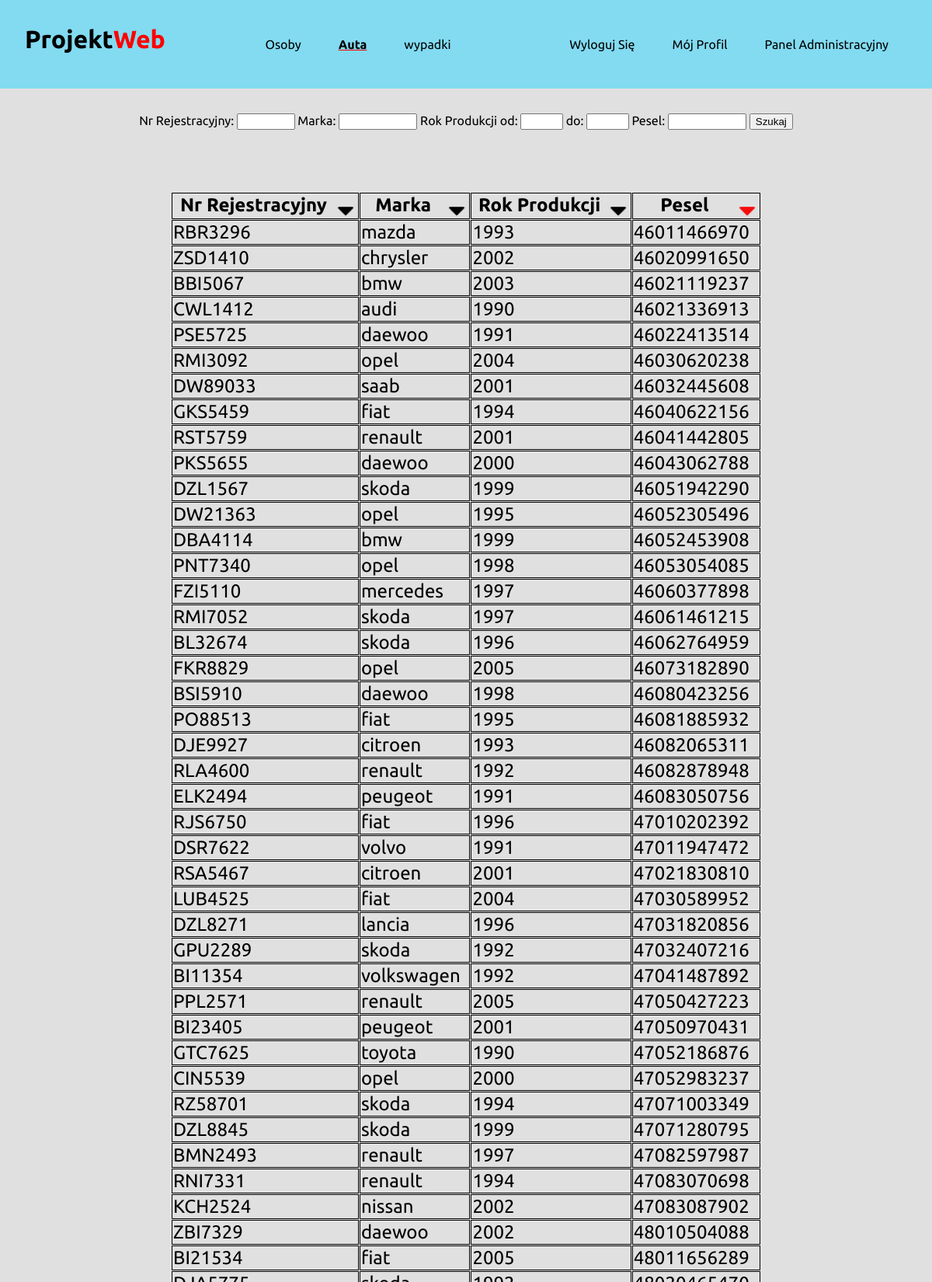
Screenshot of /auta/?sortid=pesel (signed in, upper part) with the database file from the repository.
### cardb/models.py (models this page shows)
class auto(models.Model):
    nr_rejestracyjny = models.CharField(max_length=7, primary_key=True)
    marka = models.CharField(max_length=64)
    rok_produkcji = models.IntegerField()
    pesel = models.CharField(max_length=11)
    class Meta:
        db_table = "auta"

### cardb/views.py (the view)
# urls.py: path("auta/", views.auta, name="auta"),
@login_required
def auta(request):
    data = auto.objects.all()
    myFilter = autoFilter(request.GET, queryset=data)
    data = myFilter.qs
    mySort = request.GET.get("sortid", "nr_rejestracyjny")
    data = data.order_by(mySort)
    return render(
        request, "auta.html", {"auta": data, "myFilter": myFilter, "mySort": mySort}
    )

### cardb/templatetags/cardb_tags.py (called while the page is built)
@register.simple_tag(takes_context = True)
def url_replace(context, field, value):
    dict_ = context['request'].GET.copy()
    dict_[field] = value
    return dict_.urlencode()

### template/auta.html (shortened to what this page needs)
{% extends 'base.html' %}
{% load static %}
{% load cardb_tags %}
{% block head %}
<link rel="stylesheet" href="{% static 'cardb/auta.css' %}" type="text/css" />
{% endblock head %}
{% block content %}
<form method="get">
    <div class="nrrej">
        <label for="id_nr_rejestracyjny">Nr Rejestracyjny:</label>
        {{myFilter.form.nr_rejestracyjny__icontains}}
    </div>
    <div class="marka">
        <label for="id_marka">Marka:</label>
        {{myFilter.form.marka__icontains}}
    </div>
    <div class="rok">
        <label for="id_rok_produkcji_gte">Rok Produkcji od:</label>
        {{myFilter.form.rok_produkcji__gte}}
    </div>
    <div class="rok">
        <label for="id_rok_produkcji_lte">do:</label>
        {{myFilter.form.rok_produkcji__lte}}
    </div>
    <div class="pesel">
    <label for="id_pesel">Pesel:</label>
    {{myFilter.form.pesel__icontains}}
    </div>
    <input type="submit" value="Szukaj" class="search"/>
</form>
<table>
    <tr>
        <th>Nr Rejestracyjny <a href="{{request.path}}?{% url_replace 'sortid' 'nr_rejestracyjny' %}">
            {% if mySort == 'nr_rejestracyjny' %}
            <img src="{% static 'cardb/sort-button-desc.png' %}" alt="sort button descending">
            {% else %}
            <img src="{% static 'cardb/sort-button.png' %}" alt="sort button">
            {% endif %}
        </a></th>
        <th>Marka<a href="{{request.path}}?{% url_replace 'sortid' 'marka' %}">
            {% if mySort == 'marka' %}
            <img src="{% static 'cardb/sort-button-desc.png' %}" alt="sort button descending">
            {% else %}
            <img src="{% static 'cardb/sort-button.png' %}" alt="sort button">
            {% endif %}
        </a></th>
        <th>Rok Produkcji<a href="{{request.path}}?{% url_replace 'sortid' 'rok_produkcji' %}">
            {% if mySort == 'rok_produkcji' %}
            <img src="{% static 'cardb/sort-button-desc.png' %}" alt="sort button descending">
            {% else %}
            <img src="{% static 'cardb/sort-button.png' %}" alt="sort button">
            {% endif %}
        </a></th>
        <th>Pesel<a href="{{request.path}}?{% url_replace 'sortid' 'pesel' %}">
            {% if mySort == 'pesel' %}
            <img src="{% static 'cardb/sort-button-desc.png' %}" alt="sort button descending">
            {% else %}
            <img src="{% static 'cardb/sort-button.png' %}" alt="sort button">
            {% endif %}
        </a></th>
    </tr>
    {% for auto in auta %}
    <tr>
        <td>{{auto.nr_rejestracyjny}}</td>
        <td>{{auto.marka}}</td>
        <td>{{auto.rok_produkcji}}</td>
        <td>{{auto.pesel}}</td>
    </tr>
    {% endfor %}
</table>
{% endblock content %}

### cardb/static/cardb/base.css (style rules this page uses)
body { background: #bebdbd75; margin: 0; font-family: 'Ubuntu', sans-serif; }
a { text-decoration: none; }

### cardb/static/cardb/auta.css (style rules this page uses)
form { text-align: center; padding: 2em 4em; }
form div { display: inline; }
form .nrrej input { width: 5em; }
form .marka input { width: 7em; }
form .rok input { width: 3.5em; }
form .pesel input { width: 7em; }
table { padding: 2em 5em; font-size: 1.5em; margin: auto; width: 1000px; border-spacing: 1px; }
table tr, table th, table td { border: 1px solid black; }
table img { width: 30px; height: 30px; position: relative; float: inline-end; }

### rows the page displays
auto: nr_rejestracyjny "RBR3296", marka "mazda", rok_produkcji "1993", pesel "46011466970"
auto: nr_rejestracyjny "ZSD1410", marka "chrysler", rok_produkcji "2002", pesel "46020991650"
auto: nr_rejestracyjny "BBI5067", marka "bmw", rok_produkcji "2003", pesel "46021119237"
auto: nr_rejestracyjny "CWL1412", marka "audi", rok_produkcji "1990", pesel "46021336913"
auto: nr_rejestracyjny "PSE5725", marka "daewoo", rok_produkcji "1991", pesel "46022413514"
auto: nr_rejestracyjny "RMI3092", marka "opel", rok_produkcji "2004", pesel "46030620238"
auto: nr_rejestracyjny "DW89033", marka "saab", rok_produkcji "2001", pesel "46032445608"
auto: nr_rejestracyjny "GKS5459", marka "fiat", rok_produkcji "1994", pesel "46040622156"
auto: nr_rejestracyjny "RST5759", marka "renault", rok_produkcji "2001", pesel "46041442805"
auto: nr_rejestracyjny "PKS5655", marka "daewoo", rok_produkcji "2000", pesel "46043062788"
auto: nr_rejestracyjny "DZL1567", marka "skoda", rok_produkcji "1999", pesel "46051942290"
auto: nr_rejestracyjny "DW21363", marka "opel", rok_produkcji "1995", pesel "46052305496"
auto: nr_rejestracyjny "DBA4114", marka "bmw", rok_produkcji "1999", pesel "46052453908"
auto: nr_rejestracyjny "PNT7340", marka "opel", rok_produkcji "1998", pesel "46053054085"
auto: nr_rejestracyjny "FZI5110", marka "mercedes", rok_produkcji "1997", pesel "46060377898"
auto: nr_rejestracyjny "RMI7052", marka "skoda", rok_produkcji "1997", pesel "46061461215"
auto: nr_rejestracyjny "BL32674", marka "skoda", rok_produkcji "1996", pesel "46062764959"
auto: nr_rejestracyjny "FKR8829", marka "opel", rok_produkcji "2005", pesel "46073182890"
auto: nr_rejestracyjny "BSI5910", marka "daewoo", rok_produkcji "1998", pesel "46080423256"
auto: nr_rejestracyjny "PO88513", marka "fiat", rok_produkcji "1995", pesel "46081885932"
auto: nr_rejestracyjny "DJE9927", marka "citroen", rok_produkcji "1993", pesel "46082065311"
auto: nr_rejestracyjny "RLA4600", marka "renault", rok_produkcji "1992", pesel "46082878948"
auto: nr_rejestracyjny "ELK2494", marka "peugeot", rok_produkcji "1991", pesel "46083050756"
auto: nr_rejestracyjny "RJS6750", marka "fiat", rok_produkcji "1996", pesel "47010202392"
auto: nr_rejestracyjny "DSR7622", marka "volvo", rok_produkcji "1991", pesel "47011947472"
auto: nr_rejestracyjny "RSA5467", marka "citroen", rok_produkcji "2001", pesel "47021830810"
auto: nr_rejestracyjny "LUB4525", marka "fiat", rok_produkcji "2004", pesel "47030589952"
auto: nr_rejestracyjny "DZL8271", marka "lancia", rok_produkcji "1996", pesel "47031820856"
auto: nr_rejestracyjny "GPU2289", marka "skoda", rok_produkcji "1992", pesel "47032407216"
auto: nr_rejestracyjny "BI11354", marka "volkswagen", rok_produkcji "1992", pesel "47041487892"
auto: nr_rejestracyjny "PPL2571", marka "renault", rok_produkcji "2005", pesel "47050427223"
auto: nr_rejestracyjny "BI23405", marka "peugeot", rok_produkcji "2001", pesel "47050970431"
auto: nr_rejestracyjny "GTC7625", marka "toyota", rok_produkcji "1990", pesel "47052186876"
auto: nr_rejestracyjny "CIN5539", marka "opel", rok_produkcji "2000", pesel "47052983237"
auto: nr_rejestracyjny "RZ58701", marka "skoda", rok_produkcji "1994", pesel "47071003349"
auto: nr_rejestracyjny "DZL8845", marka "skoda", rok_produkcji "1999", pesel "47071280795"
auto: nr_rejestracyjny "BMN2493", marka "renault", rok_produkcji "1997", pesel "47082597987"
auto: nr_rejestracyjny "RNI7331", marka "renault", rok_produkcji "1994", pesel "47083070698"
auto: nr_rejestracyjny "KCH2524", marka "nissan", rok_produkcji "2002", pesel "47083087902"
auto: nr_rejestracyjny "ZBI7329", marka "daewoo", rok_produkcji "2002", pesel "48010504088"
auto: nr_rejestracyjny "BI21534", marka "fiat", rok_produkcji "2005", pesel "48011656289"
